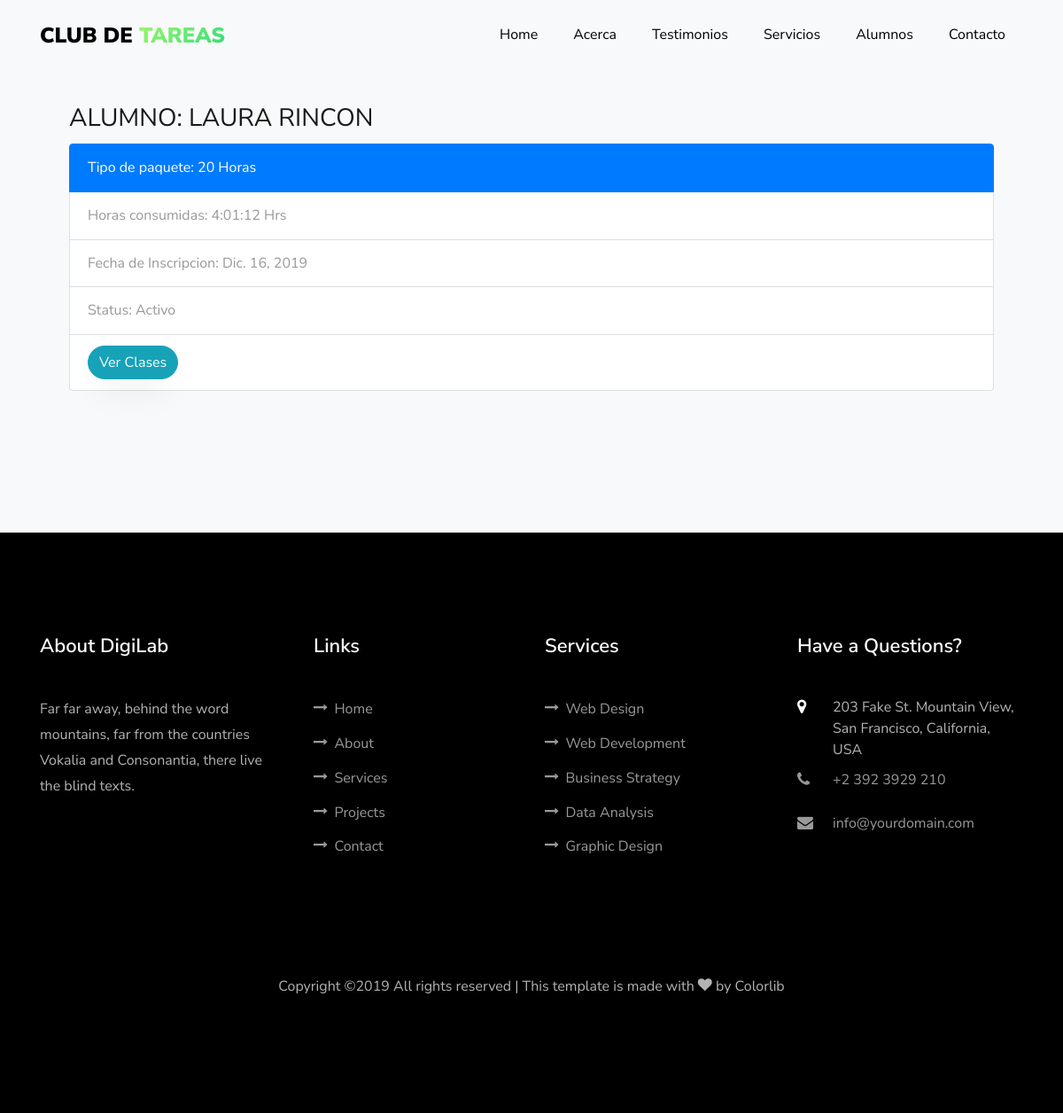
Screenshot of /alumnos/paquetes/1c55931e-cacc-4ea5-917b-0f6da1b29415/ with the database file from the repository.
### app/models.py (models this page shows)
class Alumno(models.Model):
    id = models.UUIDField(primary_key=True, default=uuid.uuid4, help_text="id del Alumno")
    nombre =  models.CharField(max_length=100)
    apellido = models.CharField(max_length=100)
    NIVEL_STATUS = (
         ('k','Kinder'),
         ('p','Primaria'),
         ('s','Secundaria'),
         ('b','bachillerato'),
         ('u','universidad'))
    nivel_academico = models.CharField(max_length=1,choices=NIVEL_STATUS,blank=True,help_text='Elige el nivel académico del alumno')
    def __str__(self):
        return f'{self.nombre} { self.apellido}'

class Paquete_Inscrito(models.Model):
     id = models.UUIDField(primary_key=True, default=uuid.uuid4, help_text="id del Paquete")
     alumno = models.ForeignKey('Alumno',on_delete=models.CASCADE,null=True)
     fecha_de_inscripcion = models.DateField(null=True,blank=True)
     horas_consumidas = models.DurationField(default=datetime.timedelta(days=0,hours=0,minutes=0))
     ESTADO_STATUS =(
     (True,'Activo'),
     (False,'Finalizado')
     )
     tipo_de_paquete = models.ForeignKey('Tipo_de_Paquete', on_delete=models.SET_NULL, null=True,help_text='Elige el tipo de paquete del alumno')
     status = models.BooleanField(default=True,choices=ESTADO_STATUS,blank=True,help_text="Elige el estado del paquete")
     class Meta:
         verbose_name = ("Paquete Inscrito")
         verbose_name_plural = ("Paquetes Inscritos")
         ordering = ['alumno__nombre']
     def __str__(self):
         if self.status == True:
             return f'{self.alumno} | Status: Activo'
         else:
            return f'{self.alumno} | Status: Finalizado'

class Tipo_de_Paquete(models.Model):
    horas = models.IntegerField(default=1)
    class Meta:
        verbose_name = ("Tipo de Paquete")
        verbose_name_plural = ("Tipos de Paquetes")
    def __str__(self):
        return f'{self.horas} Horas'

### app/views.py (the view)
# urls.py: path('alumnos/paquetes/<slug:id>/',views.paquetes,name='paquetes'),
def paquetes(request,id):
    student = Alumno.objects.all().get(id=id)
    paquetes = []
    for paquete in student.paquete_inscrito_set.all():
        paquetes.append(paquete)
    context = {
    'student' : student,
    'paquetes': paquetes
    }
    print(context)
    return render(request,'app/paquetes.html',context)

### app/templates/app/paquetes.html
{% extends 'app/base.html' %}
{% load static %}
{% block content %}
<section class="ftco-section ftco-project bg-light">
		<div class="container px-md-5">
				<h3 style="text-transform: uppercase">Alumno: {{ student.nombre }} {{ student.apellido}}</h3>
				<ul class="list-group">
					{% for paquete in paquetes %}
					 <li class="list-group-item active"> Tipo de paquete: {{ paquete.tipo_de_paquete }}</li>
					 <li class="list-group-item"> Horas consumidas: {{ paquete.horas_consumidas }} Hrs</li>
					 <li class="list-group-item"> Fecha de Inscripcion: {{ paquete.fecha_de_inscripcion }}</li>
					 {% if paquete.status%}
					 <li class="list-group-item">Status: Activo</li>
					 {% else %}
					 <li class="list-group-item" >Status: Inactivo</li>
					 {% endif%}
					 <li class="list-group-item mb-5">
						 <a href="{% url 'app:clases' student_id=student.id paquete_id=paquete.id %}">
				     <button type="button" class="btn btn-info">Ver Clases </button>
				     </a>
					 </li>
					{% endfor %}
				</ul>
		</div>
</section>
{% endblock content     %}

### rows the page displays
Alumno: nombre "LAURA", apellido "RINCON"
Paquete_Inscrito: tipo_de_paquete "20 Horas", horas_consumidas "4:01:12", fecha_de_inscripcion "Dic. 16, 2019", status "Status: Activo"
